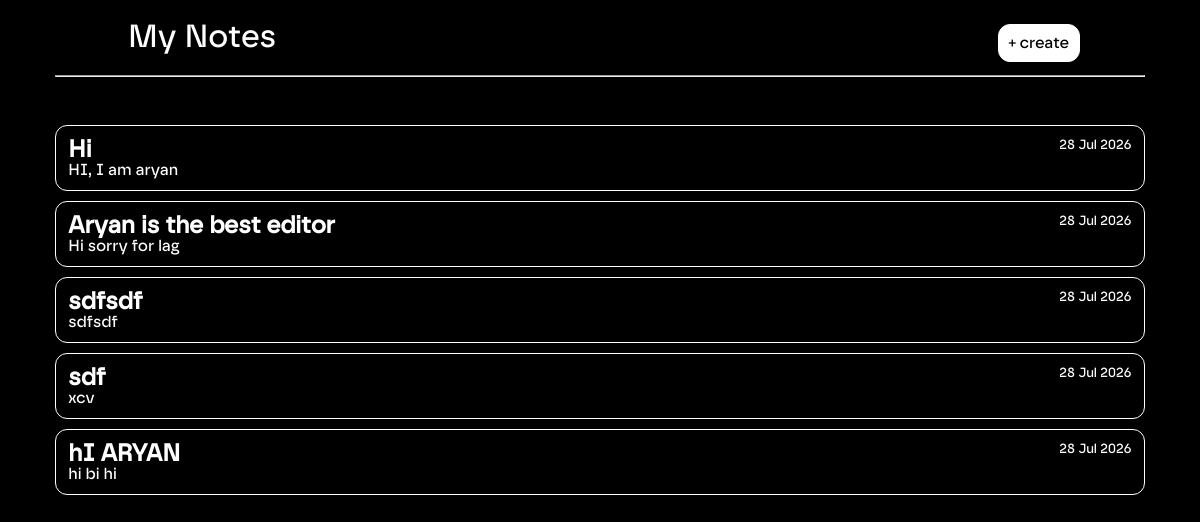
Screenshot of / (signed in) with the database file from the repository.
### app.py (models this page shows)
class Note(db.Model):
    id = db.Column(
        db.Integer,
        primary_key=True
    )
    title = db.Column(
        db.String(100),
        nullable=False
    )
    content = db.Column(
        db.Text,
        nullable=False
    )
    created_at = db.Column(
        db.DateTime,
        default=datetime.utcnow
    )
    user_id = db.Column(
        db.Integer,
        nullable=False
    )

### app.py (the view)
@app.route("/")
@login_required
def home():
    notes = Note.query.filter_by(
        user_id=current_user.id
    ).order_by(
        Note.created_at.desc()
    ).all()
    return render_template(
        "index.html",
        notes=notes
    )

### app.py (called while the page is built)
@login_manager.user_loader
def load_user(user_id):
    return User.query.get(int(user_id))

### templates/index.html (shortened to what this page needs)
<!DOCTYPE html>
<html lang="en">
<head>
    <link rel="stylesheet"
    href="{{ url_for('static', filename='index.css') }}">
</head>
<body>
<div class="main">
    <header>
        <h1 >&nbsp;&nbsp;&nbsp;&nbsp;&nbsp;&nbsp;&nbsp;&nbsp;&nbsp;My Notes</h1>
        <hr id="hr" >
        <div class="top-right">
            <a href="/new" id="new-note">
                <p id="new" >+ create</p>
            </a>
        </div>
    </header>
    {% if notes %}
        <div class="notes-grid">
        {% for note in notes %}
            <a
            class="note-card"
            href="{{ url_for('view_note', id=note.id) }}">
                <div class="tit">
                    <h2>
                        {{ note.title }}
                    </h2>
                    <small>
                        {{ note.created_at.strftime("%d %b %Y") }}
                    </small>
                </div>
                <p>
                    {{ note.content[:150] }}
                </p>
            </a>
        {% endfor %}
        </div>
    {% endif %}
</body>
</body>
</html>

### static/index.css (style rules this page uses)
.main { margin-left: 4%; margin-right: 4%; }
body { background-color: black; color: white; }
h1, p { font-family: safiro; font-weight: 1; }
#new-note { color: white; text-decoration: none; }
#new { border: 1px solid white; display: inline-block; padding: 10px; border-radius: 12px; color: black; background-color: white; position: fixed; top: 1vh; right: 10vw; }
.note-card { position: relative; z-index: 1; }
#hr { margin-bottom: 6vh; }
.note-card { color: white; text-decoration: none; display: inline-block; display: flex; flex-direction: column; border: 1px solid white; padding: 12px; margin-bottom: 10px; border-radius: 12px; transition: 0.2s; }
a { font-family: safiro; }
.note-card h2, .note-card p, .note-card small { margin: 0; }
.tit { display: flex; justify-content: space-between; }

### rows the page displays
Note: title "Hi", created_at "28 Jul 2026", content "HI, I am aryan"
Note: title "Aryan is the best editor", created_at "28 Jul 2026", content "Hi sorry for lag"
Note: title "sdfsdf", created_at "28 Jul 2026", content "sdfsdf"
Note: title "sdf", created_at "28 Jul 2026", content "xcv"
Note: title "hI ARYAN", created_at "28 Jul 2026", content "hi bi hi"
